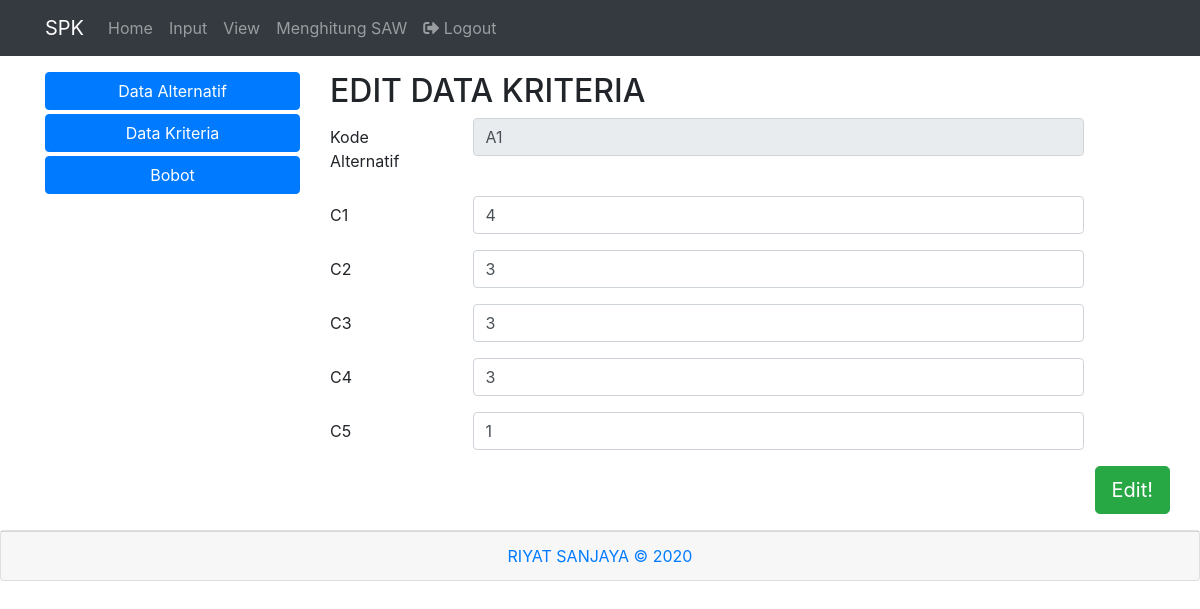
/editDataKriteria.php?id=A1 (signed in), run on the app's committed database.
### tables this page shows
CREATE TABLE `kreteria` (
  `kAlternatif` varchar(11) NOT NULL,
  `c1` int(11) NOT NULL,
  `c2` int(11) NOT NULL,
  `c3` int(11) NOT NULL,
  `c4` int(11) NOT NULL,
  `c5` int(11) NOT NULL
);

### editDataKriteria.php (the view, shortened to what this page needs)
<?php
require_once "koneksi.php";
$id = $_GET["id"];
$query = "SELECT * FROM kreteria WHERE kAlternatif='".$id."'";
$result = mysqli_query($conn, $query);
?>
<?php require_once 'tampletes/header.php'; ?>
<div class="container">
  <div class="row">
    <div class="col-3 mt-3">
      <a class="d-block btn btn-primary" href="view.php">Data Alternatif</a>
      <a class="d-block btn btn-primary mt-1" href="vkreteria.php">Data Kriteria</a>
      <a class="d-block btn btn-primary mt-1" href="bobot.php">Bobot</a>
    </div>
    <div class="col-9 mt-3">
        <h2>EDIT DATA KRITERIA</h2>
        <form action="" method="post">
    <?php while ( $data = mysqli_fetch_assoc($result) ) : ?>
        <div class="form-group row">
            <label for="kalternatif" class="col-sm-2 col-form-label">Kode Alternatif</label>
            <div class="col-sm-9">
            <input type="text" class="form-control" name="kalternatif" id="kalternatif" required  disabled value="<?= $data["kAlternatif"]; ?>">
            </div>
        </div>
        <div class="form-group row">
            <label for="c1" class="col-sm-2 col-form-label">C1</label>
            <div class="col-sm-9">
            <input type="text" class="form-control" name="c1" id="c1" required value="<?= $data["c1"]; ?>">
            </div>
        </div>
        <div class="form-group row">
            <label for="c2" class="col-sm-2 col-form-label">C2</label>
            <div class="col-sm-9">
            <input type="text" class="form-control" name="c2" id="c2" required value="<?= $data["c2"]; ?>">
            </div>
        </div>
        <div class="form-group row">
            <label for="c3" class="col-sm-2 col-form-label">C3</label>
            <div class="col-sm-9">
            <input type="text" class="form-control" name="c3" id="c3" required value="<?= $data["c3"]; ?>">
            </div>
        </div>
        <div class="form-group row">
            <label for="c4" class="col-sm-2 col-form-label">C4</label>
            <div class="col-sm-9">
            <input type="text" class="form-control" name="c4" id="c4" required value="<?= $data["c4"]; ?>">
            </div>
        </div>
        <div class="form-group row">
            <label for="c5" class="col-sm-2 col-form-label">C5</label>
            <div class="col-sm-9">
            <input type="text" class="form-control" name="c5" id="c5" required value="<?= $data["c5"]; ?>">
            </div>
        </div>
        <?php endwhile; ?>
        <div class="form-group row justify-content-end">
            <button type="submit" name="submit" class="btn btn-success btn-lg">Edit!</button>
        </div>
        </form>
    </div>
  </div>
</div>
<?php require_once 'tampletes/footer.php'; ?>

### css/style.css (style rules this page uses)
body { background-colorS: rgba(255, 255, 255, 0.918); }

### data on the page
kreteria: kalternatif "A1", c1 "4", c2 "3", c3 "3", c4 "3", c5 "1"
